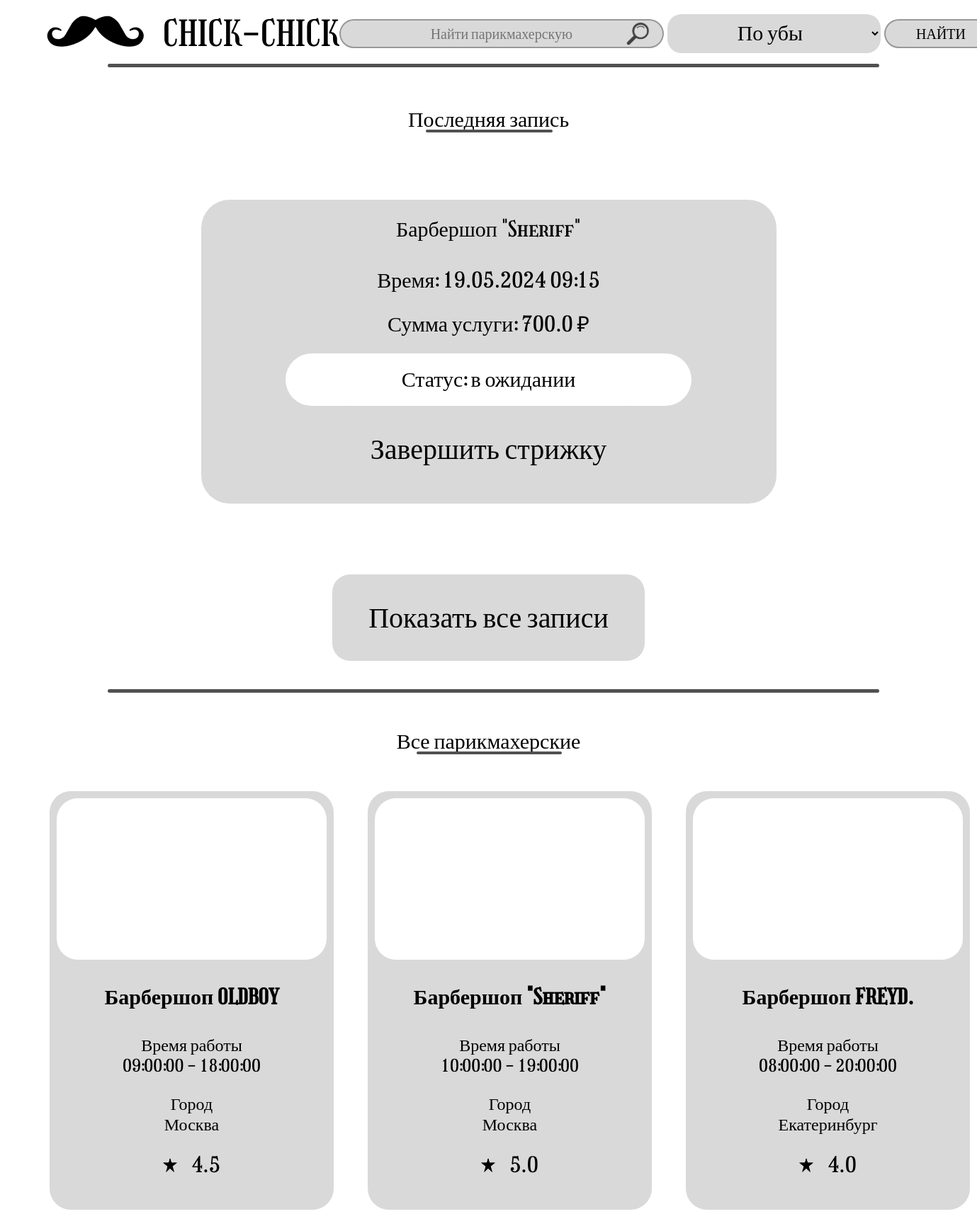
The app's page / (signed in) with its own data.
### app.py (models this page shows)
class Barbershop(db.Model):
    __tablename__ = 'barbershop'
    id_barbershop = db.Column(db.Integer, primary_key=True)
    name = db.Column(db.String, nullable=False)
    image = db.Column(db.String(200), nullable=True)
    worktime_start = db.Column(db.Time, nullable=False)
    worktime_end = db.Column(db.Time, nullable=False)
    rating = db.Column(db.Float, nullable=False)
    namecity = db.Column(db.String, nullable=False)
    barbers = db.relationship('Barber', backref='barbershop', lazy=True)
    services = db.relationship('BarbershopService', backref='barbershop', lazy=True)

class Appointment(db.Model):
    __tablename__ = 'appointment'
    id_appointment = db.Column(db.Integer, primary_key=True)
    id_barber = db.Column(db.Integer, db.ForeignKey('barber.id_barber'), nullable=False)
    id_user = db.Column(db.Integer, db.ForeignKey('user.id_user'), nullable=False)
    date = db.Column(db.DateTime, nullable=False)
    status = db.Column(db.String, nullable=False)
    rating = db.Column(db.Float, nullable=True)
    appointment_services = db.relationship('AppointmentService', backref='appointment', lazy=True)

### app.py (the view)
@app.route('/', methods=['GET', 'POST'])
def index():
    barbershops = Barbershop.query.all()
    last_appointment = None
    total_price = 0
    all_appointments = []
    if current_user.is_authenticated:
        all_appointments = Appointment.query.filter_by(id_user=current_user.id_user).order_by(Appointment.date.desc()).all()
        if all_appointments:
            last_appointment = all_appointments[0]
            if last_appointment:
                total_price = sum(service.barbershop_service.price for service in last_appointment.appointment_services)
            for appointment in all_appointments:
                appointment.total_price = sum(service.barbershop_service.price for service in appointment.appointment_services)
    if request.method == 'POST':
        if 'login' in request.form:
            return handle_login()
        elif 'register' in request.form:
            return handle_register()
    return render_template('index.html', barbershops=barbershops, last_appointment=last_appointment, total_price=total_price, all_appointments=all_appointments)

### app.py (called while the page is built)
@login_manager.user_loader
def load_user(user_id):
    return User.query.get(int(user_id))

### templates/index.html (shortened to what this page needs)
{% extends 'base.html' %}
{% block body %}
<main>
    <section class="section_top">
        <div class="container"><br>
            <div class="text_center">
                <h2 class="section_title">Последняя запись</h2>
            </div>
            {% if current_user.is_authenticated %}
                {% if last_appointment %}
                    <section class="section_top">
                        <div class="container">
                            <div class="text_center">
                                <div class="order_card">
                                    <p class="order_id">{{ last_appointment.barber.barbershop.name }}</p>
                                    <p class="order_time">Время: {{ last_appointment.date.strftime('%d.%m.%Y %H:%M') }}</p>
                                    <p class="order_price">Сумма услуги: {{ total_price }} ₽</p>
                                    <div class="status">Статус: {{ last_appointment.status }}</div>
                                    {% if last_appointment.status != 'выполнен' %}
                                        <form method="post" action="{{ url_for('complete_appointment', appointment_id=last_appointment.id_appointment) }}">
                                            <button type="submit" class="btn btn-primary">Завершить стрижку</button>
                                        </form>
                                    {% endif %}
                                </div>
                            </div>
                        </div>
                    </section>
                {% else %}
                    <div class="text_center">
                        <p>У вас еще нет записей.</p>
                    </div>
                {% endif %}
                {% if not last_appointment %}
                {% else %}
                    <div class="text_center">
                        <button class="btn btn-primary" onclick="toggleAppointments()">Показать все записи</button>
                    </div>
                {% endif %}
            {% else %}
                <div class="login"><h1>Войдите на сайт</h1></div>
            {% endif %}
        </div>
    </section>
</main>
<div class="modal_back"></div>
<main>
    <section class="section_bottom">
        <div class="container"><br>
            <div class="text_center">
                <h2 class="section_title">Все парикмахерские</h2>
            </div><br>
            <div class="items_row">
            {% for barbershop in barbershops %}
                <div class="item">
                    <div class="item_image">
                    </div>
                    <div class="item_title">{{ barbershop.name }}</div>
                    <p class="work_time">Время работы <br> {{ barbershop.worktime_start }} - {{ barbershop.worktime_end }}</p>
                    <p class="work_time">Город <br> {{ barbershop.namecity }}</p>
                    <div class="rating">
                        <img src="{{ url_for('static', filename ='images/rating_icon.png') }}" alt="">
                        {{ barbershop.rating }}
                    </div>
                </div>
            {% endfor %}
            </div>
        </div>
    </section>
</main>
{% endblock %}

### templates/base.html (shortened to what this page needs)
<!DOCTYPE html>
<html lang="en">
<head>
    <link rel="stylesheet" href="{{ url_for('static', filename ='fonts/fonts.css') }}">
    <link rel="stylesheet" href="{{ url_for('static', filename ='style.css') }}">
    <link rel="stylesheet" href="{{ url_for('static', filename ='libs/air-datepicker.css') }}">
</head>
    <body>
        <div class="wrapper">
            <header>
                <div>
                    <div class="header_row">
                        <a href="/" class="brand_logo">
                            <img src="{{ url_for('static', filename ='images/logo.png') }}" alt="logo">
                        </a>
                        <div class="header_right">
                            <form method="get" action="{{ url_for('search') }}">
                                <input type="text" name="query" placeholder="Найти парикмахерскую">
                                <select name="sort_by">
                                    <option value="rating_desc">По убыванию</option>
                                </select>
                                <button type="submit">НАЙТИ</button>
                            </form>
                        </div>
                    </div>
                </div>
            </header>
        </div>
    {% block body %} {% endblock %}
    </body>
</html>

### static/style.css (style rules this page uses)
* { margin: 0; padding: 0; box-sizing: border-box; }
body { color: #000; font-family: Girassol; font-weight: 400; font-style: normal; font-size: 30px; line-height: normal; background-color: #FFF; }
.wrapper { overflow: hidden; }
main .container { max-width: 1465px; margin: 0 auto; }
input, button, textarea, select { font-family: Girassol; font-style: normal; font-weight: 400; line-height: normal; }
header { position: relative; }
header::before { position: absolute; content: ''; left: 11%; right: 10%; bottom: 0; height: 5px; background-color: #515151; border-radius: 100px; }
header .header_row { display: flex; justify-content: space-between; align-items: center; padding: 0 64px; }
header .header_row .header_right { display: flex; align-items: center; font-size: 20px; gap: 77px; }
header .header_row button, header .header_row .login, header .header_row .login_admin, header .header_row input, header .header_row .select_city { border-radius: 25px; border: 2px solid rgba(0, 0, 0, 0.30); background: #D9D9D9; outline: none; text-align: center; height: 41px; font-weight: 400; }
header .header_row form { display: flex; align-items: center; gap: 5px; }
header .header_row input { min-width: 342px; width: 100%; font-family: Girassol; font-size: 20px; font-weight: 400; line-height: normal; background-image: url(images/search_icon.svg); background-repeat: no-repeat; background-size: 35px; background-position: center right 18px; }
header .header_row button { text-transform: uppercase; padding: 0 43px; font-family: Girassol; font-size: 20px; font-weight: 400; line-height: normal; cursor: pointer; }
.section_title { text-align: center; font-size: 30px; position: relative; font-weight: 400; }
.section_title::before { position: absolute; content: ''; left: 11%; right: 10%; bottom: 0; height: 4px; background-color: #515151; border-radius: 100px; }
.text_center { display: flex; justify-content: center; }
.section_top .container { text-align: center; }
.section_bottom { position: relative; }
.section_bottom::before { position: absolute; content: ''; left: 11%; right: 10%; top: 0; height: 5px; background-color: #515151; border-radius: 100px; }
.items_row { display: flex; gap: 48px; margin: 16px 0 10px 50px; }
.item { border-radius: 30px; background-color: #D9D9D9; padding: 10px 10px 35px 10px; text-align: center; }
.item .item_image { border-radius: 30px; overflow: hidden; width: 381px; height: 228px; background-color: #FFF; position: relative; margin: 0 0 35px 0; }
.item .item_title { font-size: 30px; margin: 0 0 35px 0; }
.item .work_time { font-size: 24px; text-align: center; margin: 0 0 25px 0; }
.item .rating { display: flex; align-items: center; gap: 15px; justify-content: center; cursor: pointer; }
.modal_back { width: 100%; height: 100%; left: 0; top: 0; position: fixed; z-index: -1; transition: .3s all ease; }
section .section_top { display: flex; align-items: flex-end; justify-content: space-between; margin: 45px 0 50px 0; }
.inputs_col input, select { background-color: #D9D9D9; height: 55px; min-width: 224px; border-radius: 20px; border: none; outline: none; font-size: 30px; text-align: center; padding: 0 95px; }
.order_card { background-color: #D9D9D9; border-radius: 40px; width: 812px; text-align: center; margin: 30px 0; padding: 24px 0 16px 0; display: flex; align-items: center; flex-direction: column; }
.order_card p { font-size: 30px; }
.order_card .order_id { margin: 0 0 36px 0; }
.order_card .order_time, .order_card .order_price { margin: 0 0 22px 0; }
.status { width: 573px; text-align: center; font-size: 30px; background-color: #FFF; border-radius: 40px; padding: 19px 0; }
.container { max-width: 600px; margin: 50px auto; padding: 20px; }
.btn-primary { background-color: #D9D9D9; border: none; padding: 10px 20px; color: #000; border-radius: 5px; font-size: 40px; padding: 37px 51px; cursor: pointer; border-radius: 25px; }
.section_top { display: flex; justify-content: space-between; align-items: center; margin-bottom: 20px; }
.item_title { font-size: 24px; font-weight: bold; margin-top: 10px; }
.adress, .work_time, .rating { margin: 10px 0; }
.rating img { width: 20px; height: 20px; margin-right: 5px; }

### records on screen
Barbershop: barber.barbershop.name "Барбершоп \"Sheriff\"", name "Барбершоп \"Sheriff\"", worktime_start "10:00:00", worktime_end "19:00:00", namecity "Москва", rating "5.0"
Appointment: date "19.05.2024 09:15", status "в ожидании"
Barbershop: name "Барбершоп OLDBOY", worktime_start "09:00:00", worktime_end "18:00:00", namecity "Москва", rating "4.5"
Barbershop: name "Барбершоп FREYD.", worktime_start "08:00:00", worktime_end "20:00:00", namecity "Екатеринбург", rating "4.0"

### other values on screen
{{ total_price }} "700.0"
